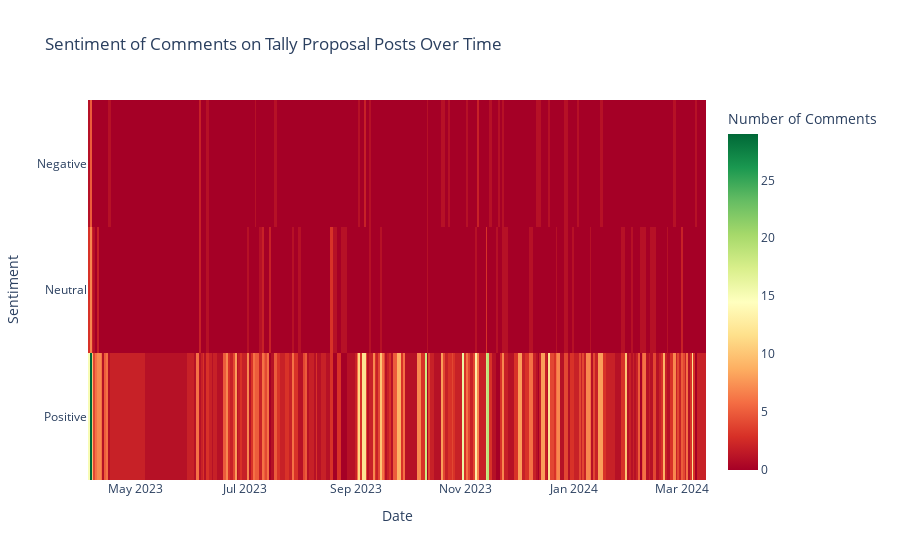

Here is the notebook cell this chart was saved with:
### Markdown cell above
#### Are there any trends in sentiment (positive, negative) towards Tally proposals over time (consider daily/weekly averages)?

### Code cell
import pandas as pd
import plotly.express as px
from nltk.sentiment.vader import SentimentIntensityAnalyzer

# Load datasets
posts_df = pd.read_csv('forum_posts_data.csv')

# Filter posts related to Tally proposal posts
tally_posts = posts_df[posts_df['Topic ID'].isin(tally_topic_ids)]

# Initialize SentimentIntensityAnalyzer
sid = SentimentIntensityAnalyzer()

# Function to determine sentiment polarity
def get_sentiment(text):
    sentiment = sid.polarity_scores(text)
    if sentiment['compound'] > 0.05:
        return 'Positive'
    elif sentiment['compound'] < -0.05:
        return 'Negative'
    else:
        return 'Neutral'

# Apply sentiment analysis to comments
tally_posts['Sentiment'] = tally_posts['Post Description'].astype(str).apply(get_sentiment)

# Convert 'Post Created At' to datetime
tally_posts['Post Created At'] = pd.to_datetime(tally_posts['Post Created At'])

# Extract date and time components
tally_posts['Date'] = tally_posts['Post Created At'].dt.date

# Group by date and sentiment, and count the number of comments
sentiment_counts = tally_posts.groupby(['Date', 'Sentiment']).size().unstack(fill_value=0)

# Create a heatmap
fig = px.imshow(sentiment_counts.T, 
                labels=dict(x='Date', y='Sentiment', color='Number of Comments'), 
                x=sentiment_counts.index, 
                y=sentiment_counts.columns,
                color_continuous_scale='RdYlGn',
                title='Sentiment of Comments on Tally Proposal Posts Over Time')

# Update layout
fig.update_layout(xaxis_title='Date', yaxis_title='Sentiment', coloraxis_colorbar=dict(title='Number of Comments'))

# Show the plot
fig.show()
fig.write_html("Trends in Sentiment Towards Tally Proposals Over Time.html")

### Figure 1 — Plotly figure (JSON) as saved in the notebook; plotly's stock layout.template omitted (floating-point values rounded to 4 significant figures; data arrays with more than 128 entries replaced by an {"elided": "..."} marker saying what was removed)
{"data": [{"coloraxis": "coloraxis", "hovertemplate": "Date: %{x}<br>Sentiment: %{y}<br>Number of Comments: %{z}<extra></extra>", "name": "0", "type": "heatmap", "x": {"elided": "241 str values"}, "xaxis": "x", "y": ["Negative", "Neutral", "Positive"], "yaxis": "y", "z": {"elided": "3x241 int values"}}], "layout": {"coloraxis": {"colorbar": {"title": {"text": "Number of Comments"}}, "colorscale": [[0, "rgb(165,0,38)"], [0.1, "rgb(215,48,39)"], [0.2, "rgb(244,109,67)"], [0.3, "rgb(253,174,97)"], [0.4, "rgb(254,224,139)"], [0.5, "rgb(255,255,191)"], [0.6, "rgb(217,239,139)"], [0.7, "rgb(166,217,106)"], [0.8, "rgb(102,189,99)"], [0.9, "rgb(26,152,80)"], [1, "rgb(0,104,55)"]]}, "title": {"text": "Sentiment of Comments on Tally Proposal Posts Over Time"}, "xaxis": {"anchor": "y", "constrain": "domain", "domain": [0, 1], "scaleanchor": "y", "title": {"text": "Date"}}, "yaxis": {"anchor": "x", "autorange": "reversed", "constrain": "domain", "domain": [0, 1], "title": {"text": "Sentiment"}}}}
